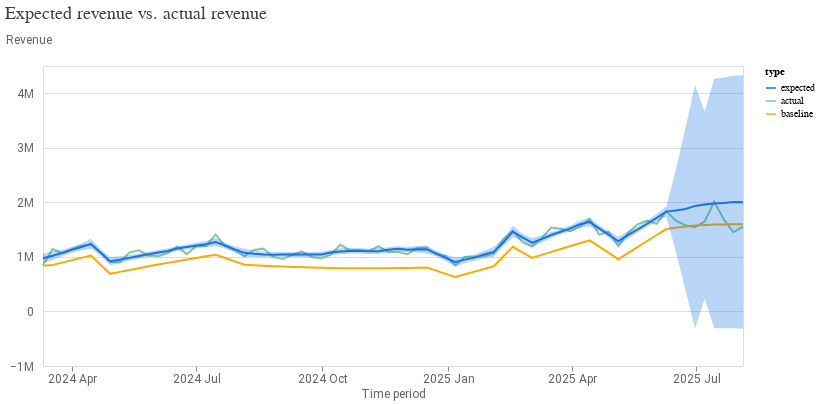

The notebook cell this image was saved under:
### Code cell
# Fit plot (observed vs predicted)
visualizer.ModelFit(mmm, use_kpi=False).plot_model_fit()

### Figure 1 — Vega-Lite specification as saved in the notebook (floating-point values rounded to 4 significant figures; data arrays with more than 128 entries replaced by an {"elided": "..."} marker saying what was removed)
{"config": {"view": {"continuousWidth": 300, "continuousHeight": 300}, "axis": {"labelColor": "#5F6368", "labelFont": "Roboto", "labelFontSize": 12, "titleColor": "#5F6368", "titleFont": "Roboto", "titleFontSize": 12, "titleFontWeight": "normal"}}, "layer": [{"mark": {"type": "line"}, "encoding": {"color": {"field": "type", "scale": {"domain": ["expected", "actual", "baseline"], "range": ["#1A73E8", "#81C995", "#F9AB00"]}, "type": "nominal"}, "x": {"axis": {"domainColor": "#DADCE0", "format": "%Y %b", "grid": false, "tickCount": 8}, "field": "time", "title": "Time period", "type": "temporal"}, "y": {"axis": {"domain": false, "labelExpr": "replace(format(datum.value, '.3~s'), 'G', 'B')", "labelPadding": 10, "tickCount": 5, "ticks": false, "titleAlign": "left", "titleAngle": 0, "titleY": -20}, "field": "mean", "title": "Revenue", "type": "quantitative"}}}, {"mark": {"type": "area", "opacity": 0.3}, "encoding": {"color": {"field": "type", "legend": null, "scale": {"domain": ["expected"], "range": ["#1A73E8"]}, "type": "nominal"}, "x": {"field": "time", "type": "temporal"}, "y": {"field": "ci_hi", "type": "quantitative"}, "y2": {"field": "ci_lo"}}}], "data": {"name": "data-02130b2d2c428751b43c125a73802dc1"}, "resolve": {"scale": {"color": "independent"}}, "title": {"text": "Expected revenue vs. actual revenue", "anchor": "start", "color": "#3C4043", "font": "Google Sans Display", "fontSize": 18, "fontWeight": "normal", "offset": 10}, "width": 700, "$schema": "https://vega.github.io/schema/vega-lite/v5.20.1.json", "datasets": {"data-02130b2d2c428751b43c125a73802dc1": {"elided": "222 records"}}}
